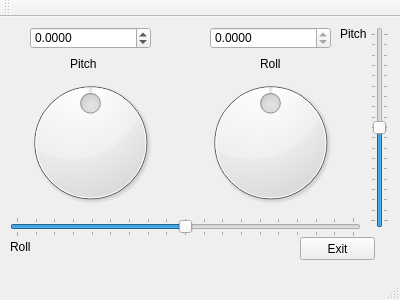
<?xml version="1.0" encoding="UTF-8"?>
<ui version="4.0">
 <class>MainWindow</class>
 <widget class="QMainWindow" name="MainWindow">
  <property name="geometry">
   <rect>
    <x>0</x>
    <y>0</y>
    <width>400</width>
    <height>300</height>
   </rect>
  </property>
  <property name="windowTitle">
   <string>EBB Accelerometer Server Application</string>
  </property>
  <widget class="QWidget" name="mainPanel">
   <widget class="QSlider" name="rollSlider">
    <property name="geometry">
     <rect>
      <x>10</x>
      <y>200</y>
      <width>351</width>
      <height>20</height>
     </rect>
    </property>
    <property name="minimum">
     <number>-90</number>
    </property>
    <property name="maximum">
     <number>90</number>
    </property>
    <property name="value">
     <number>0</number>
    </property>
    <property name="sliderPosition">
     <number>0</number>
    </property>
    <property name="orientation">
     <enum>Qt::Horizontal</enum>
    </property>
    <property name="tickPosition">
     <enum>QSlider::TicksBothSides</enum>
    </property>
   </widget>
   <widget class="QSlider" name="pitchSlider">
    <property name="geometry">
     <rect>
      <x>370</x>
      <y>10</y>
      <width>19</width>
      <height>201</height>
     </rect>
    </property>
    <property name="minimum">
     <number>-90</number>
    </property>
    <property name="maximum">
     <number>90</number>
    </property>
    <property name="value">
     <number>0</number>
    </property>
    <property name="sliderPosition">
     <number>0</number>
    </property>
    <property name="orientation">
     <enum>Qt::Vertical</enum>
    </property>
    <property name="tickPosition">
     <enum>QSlider::TicksBothSides</enum>
    </property>
   </widget>
   <widget class="QDial" name="pitchDial">
    <property name="geometry">
     <rect>
      <x>20</x>
      <y>30</y>
      <width>141</width>
      <height>191</height>
     </rect>
    </property>
    <property name="minimum">
     <number>-90</number>
    </property>
    <property name="maximum">
     <number>90</number>
    </property>
    <property name="value">
     <number>0</number>
    </property>
   </widget>
   <widget class="QDial" name="rollDial">
    <property name="geometry">
     <rect>
      <x>200</x>
      <y>30</y>
      <width>141</width>
      <height>191</height>
     </rect>
    </property>
    <property name="minimum">
     <number>-90</number>
    </property>
    <property name="maximum">
     <number>90</number>
    </property>
    <property name="value">
     <number>0</number>
    </property>
    <property name="sliderPosition">
     <number>0</number>
    </property>
   </widget>
   <widget class="QDoubleSpinBox" name="pitchSpinBox">
    <property name="geometry">
     <rect>
      <x>30</x>
      <y>10</y>
      <width>121</width>
      <height>22</height>
     </rect>
    </property>
    <property name="decimals">
     <number>4</number>
    </property>
    <property name="minimum">
     <double>-90.000000000000000</double>
    </property>
    <property name="maximum">
     <double>90.000000000000000</double>
    </property>
   </widget>
   <widget class="QDoubleSpinBox" name="rollSpinBox">
    <property name="geometry">
     <rect>
      <x>210</x>
      <y>10</y>
      <width>121</width>
      <height>22</height>
     </rect>
    </property>
    <property name="readOnly">
     <bool>true</bool>
    </property>
    <property name="decimals">
     <number>4</number>
    </property>
    <property name="minimum">
     <double>-90.000000000000000</double>
    </property>
    <property name="maximum">
     <double>90.000000000000000</double>
    </property>
   </widget>
   <widget class="QLabel" name="topPitchLabel">
    <property name="geometry">
     <rect>
      <x>70</x>
      <y>40</y>
      <width>46</width>
      <height>13</height>
     </rect>
    </property>
    <property name="text">
     <string>Pitch</string>
    </property>
   </widget>
   <widget class="QLabel" name="topRollLabel">
    <property name="geometry">
     <rect>
      <x>260</x>
      <y>40</y>
      <width>46</width>
      <height>13</height>
     </rect>
    </property>
    <property name="text">
     <string>Roll</string>
    </property>
   </widget>
   <widget class="QLabel" name="botPitchLabel">
    <property name="geometry">
     <rect>
      <x>340</x>
      <y>10</y>
      <width>46</width>
      <height>13</height>
     </rect>
    </property>
    <property name="text">
     <string>Pitch</string>
    </property>
   </widget>
   <widget class="QLabel" name="sideRollLabel">
    <property name="geometry">
     <rect>
      <x>10</x>
      <y>220</y>
      <width>41</width>
      <height>20</height>
     </rect>
    </property>
    <property name="text">
     <string>Roll</string>
    </property>
   </widget>
   <widget class="QPushButton" name="exitButton">
    <property name="geometry">
     <rect>
      <x>300</x>
      <y>220</y>
      <width>75</width>
      <height>23</height>
     </rect>
    </property>
    <property name="text">
     <string>Exit</string>
    </property>
   </widget>
  </widget>
  <widget class="QMenuBar" name="menuBar">
   <property name="geometry">
    <rect>
     <x>0</x>
     <y>0</y>
     <width>400</width>
     <height>21</height>
    </rect>
   </property>
  </widget>
  <widget class="QToolBar" name="mainToolBar">
   <attribute name="toolBarArea">
    <enum>TopToolBarArea</enum>
   </attribute>
   <attribute name="toolBarBreak">
    <bool>false</bool>
   </attribute>
  </widget>
  <widget class="QStatusBar" name="statusBar"/>
 </widget>
 <layoutdefault spacing="6" margin="11"/>
 <resources/>
 <connections/>
</ui>
